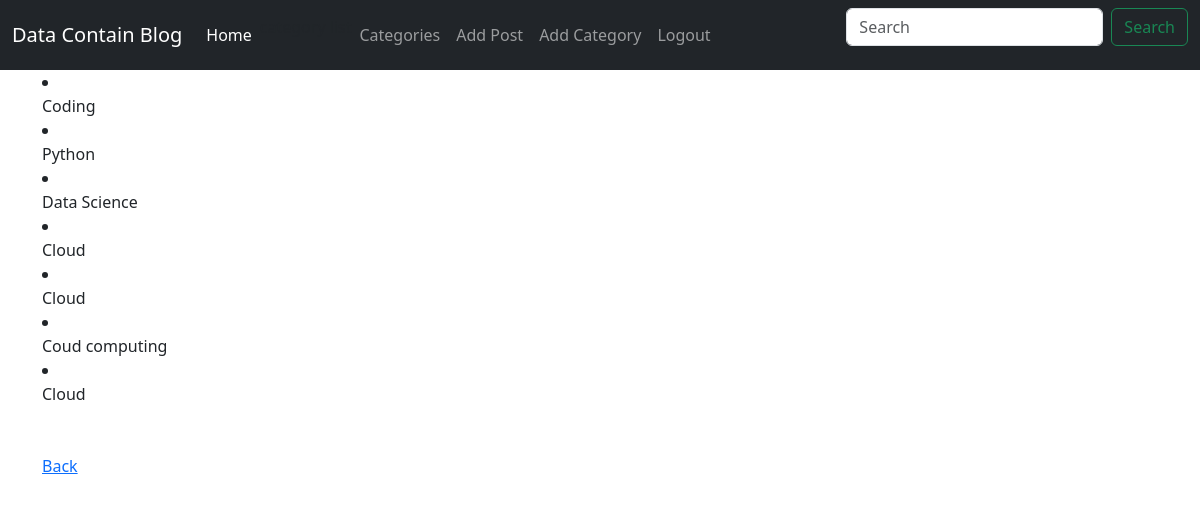
The page /category-list/ (signed in) on the database its author committed.
### blogapp/models.py (models this page shows, shortened)
class Category(models.Model):
    name = models.CharField(max_length=255)
    def __str__(self):
        return self.name

### blogapp/views.py (the view)
# urls.py: path('category-list/', CategoryListView,name= 'category_list'),
def CategoryListView(request):
    cat_menu_list = Category.objects.all()
    return render(request, 'category_list.html',{'cat_menu_list': cat_menu_list})

### blogapp/templates/category_list.html (shortened to what this page needs)
{% extends 'base.html' %}
{% block content %}
{% for item in cat_menu_list %}
<li><a class="dropdown-item" href="{% url 'category' item|slugify  %}">{{ item }}</a></li>
{% endfor %}
<br><br>
<a href="{% url 'home' %}"> Back</a>
{% endblock %}

### rows shown on the page
Category: name "Coding"
Category: name "Python"
Category: name "Data Science"
Category: name "Cloud"
Category: name "Cloud"
Category: name "Coud computing"
Category: name "Cloud"
